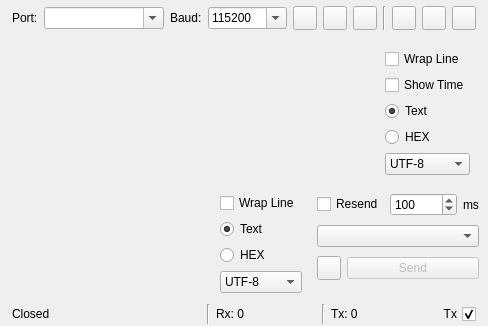
<?xml version="1.0" encoding="UTF-8"?>
<ui version="4.0">
 <class>SessionSerialPort</class>
 <widget class="QWidget" name="SessionSerialPort">
  <property name="geometry">
   <rect>
    <x>0</x>
    <y>0</y>
    <width>473</width>
    <height>292</height>
   </rect>
  </property>
  <property name="windowTitle">
   <string>Form</string>
  </property>
  <layout class="QVBoxLayout" name="verticalLayout">
   <property name="spacing">
    <number>0</number>
   </property>
   <property name="leftMargin">
    <number>0</number>
   </property>
   <property name="topMargin">
    <number>0</number>
   </property>
   <property name="rightMargin">
    <number>0</number>
   </property>
   <property name="bottomMargin">
    <number>0</number>
   </property>
   <item>
    <widget class="QWidget" name="ssp_widget_top" native="true">
     <layout class="QHBoxLayout" name="horizontalLayout">
      <property name="leftMargin">
       <number>12</number>
      </property>
      <property name="topMargin">
       <number>6</number>
      </property>
      <property name="rightMargin">
       <number>12</number>
      </property>
      <property name="bottomMargin">
       <number>6</number>
      </property>
      <item>
       <widget class="QLabel" name="label">
        <property name="text">
         <string>Port:</string>
        </property>
       </widget>
      </item>
      <item>
       <widget class="QComboBox" name="comboBox_port">
        <property name="minimumSize">
         <size>
          <width>120</width>
          <height>0</height>
         </size>
        </property>
        <property name="maximumSize">
         <size>
          <width>600</width>
          <height>16777215</height>
         </size>
        </property>
        <property name="editable">
         <bool>true</bool>
        </property>
        <item>
         <property name="text">
          <string/>
         </property>
        </item>
       </widget>
      </item>
      <item>
       <widget class="QLabel" name="label_2">
        <property name="text">
         <string>Baud:</string>
        </property>
       </widget>
      </item>
      <item>
       <widget class="QComboBox" name="comboBox_baudrate">
        <property name="editable">
         <bool>true</bool>
        </property>
        <property name="currentText">
         <string>115200</string>
        </property>
        <property name="currentIndex">
         <number>9</number>
        </property>
        <item>
         <property name="text">
          <string>1200</string>
         </property>
        </item>
        <item>
         <property name="text">
          <string>2400</string>
         </property>
        </item>
        <item>
         <property name="text">
          <string>4800</string>
         </property>
        </item>
        <item>
         <property name="text">
          <string>9600</string>
         </property>
        </item>
        <item>
         <property name="text">
          <string>14400</string>
         </property>
        </item>
        <item>
         <property name="text">
          <string>19200</string>
         </property>
        </item>
        <item>
         <property name="text">
          <string>28800</string>
         </property>
        </item>
        <item>
         <property name="text">
          <string>38400</string>
         </property>
        </item>
        <item>
         <property name="text">
          <string>57600</string>
         </property>
        </item>
        <item>
         <property name="text">
          <string>115200</string>
         </property>
        </item>
        <item>
         <property name="text">
          <string>230400</string>
         </property>
        </item>
        <item>
         <property name="text">
          <string>460800</string>
         </property>
        </item>
        <item>
         <property name="text">
          <string>921600</string>
         </property>
        </item>
        <item>
         <property name="text">
          <string>1843200</string>
         </property>
        </item>
       </widget>
      </item>
      <item>
       <widget class="QPushButton" name="pushButton_openSerialPort">
        <property name="enabled">
         <bool>true</bool>
        </property>
        <property name="minimumSize">
         <size>
          <width>24</width>
          <height>24</height>
         </size>
        </property>
        <property name="maximumSize">
         <size>
          <width>24</width>
          <height>24</height>
         </size>
        </property>
        <property name="text">
         <string/>
        </property>
        <property name="iconSize">
         <size>
          <width>24</width>
          <height>24</height>
         </size>
        </property>
        <property name="checkable">
         <bool>true</bool>
        </property>
       </widget>
      </item>
      <item>
       <widget class="QPushButton" name="pushButton_serialPortSettings">
        <property name="enabled">
         <bool>true</bool>
        </property>
        <property name="minimumSize">
         <size>
          <width>24</width>
          <height>24</height>
         </size>
        </property>
        <property name="maximumSize">
         <size>
          <width>24</width>
          <height>24</height>
         </size>
        </property>
        <property name="toolTip">
         <string>More Port Settings</string>
        </property>
        <property name="text">
         <string/>
        </property>
        <property name="iconSize">
         <size>
          <width>24</width>
          <height>24</height>
         </size>
        </property>
       </widget>
      </item>
      <item>
       <widget class="QPushButton" name="pushButton_autoOpen">
        <property name="enabled">
         <bool>true</bool>
        </property>
        <property name="minimumSize">
         <size>
          <width>24</width>
          <height>24</height>
         </size>
        </property>
        <property name="maximumSize">
         <size>
          <width>24</width>
          <height>24</height>
         </size>
        </property>
        <property name="toolTip">
         <string>Auto connect when serial port device reconnected.</string>
        </property>
        <property name="text">
         <string/>
        </property>
        <property name="iconSize">
         <size>
          <width>24</width>
          <height>24</height>
         </size>
        </property>
        <property name="checkable">
         <bool>true</bool>
        </property>
       </widget>
      </item>
      <item>
       <widget class="Line" name="line">
        <property name="orientation">
         <enum>Qt::Vertical</enum>
        </property>
       </widget>
      </item>
      <item>
       <spacer name="horizontalSpacer">
        <property name="orientation">
         <enum>Qt::Horizontal</enum>
        </property>
        <property name="sizeHint" stdset="0">
         <size>
          <width>233</width>
          <height>20</height>
         </size>
        </property>
       </spacer>
      </item>
      <item>
       <widget class="QPushButton" name="pushButton_clearSerialPortData">
        <property name="enabled">
         <bool>true</bool>
        </property>
        <property name="minimumSize">
         <size>
          <width>24</width>
          <height>24</height>
         </size>
        </property>
        <property name="maximumSize">
         <size>
          <width>24</width>
          <height>24</height>
         </size>
        </property>
        <property name="toolTip">
         <string>Clear Rx Data</string>
        </property>
        <property name="text">
         <string/>
        </property>
        <property name="iconSize">
         <size>
          <width>24</width>
          <height>24</height>
         </size>
        </property>
       </widget>
      </item>
      <item>
       <widget class="QPushButton" name="pushButton_ssp_rx_save">
        <property name="enabled">
         <bool>true</bool>
        </property>
        <property name="minimumSize">
         <size>
          <width>24</width>
          <height>24</height>
         </size>
        </property>
        <property name="maximumSize">
         <size>
          <width>24</width>
          <height>24</height>
         </size>
        </property>
        <property name="toolTip">
         <string>Save Rx Data</string>
        </property>
        <property name="text">
         <string/>
        </property>
        <property name="iconSize">
         <size>
          <width>24</width>
          <height>24</height>
         </size>
        </property>
        <property name="checkable">
         <bool>true</bool>
        </property>
       </widget>
      </item>
      <item>
       <widget class="QPushButton" name="pushButton_ssp_rx_settings">
        <property name="enabled">
         <bool>true</bool>
        </property>
        <property name="minimumSize">
         <size>
          <width>24</width>
          <height>24</height>
         </size>
        </property>
        <property name="maximumSize">
         <size>
          <width>24</width>
          <height>24</height>
         </size>
        </property>
        <property name="toolTip">
         <string>Rx Settings</string>
        </property>
        <property name="text">
         <string/>
        </property>
        <property name="iconSize">
         <size>
          <width>24</width>
          <height>24</height>
         </size>
        </property>
        <property name="checkable">
         <bool>true</bool>
        </property>
       </widget>
      </item>
     </layout>
    </widget>
   </item>
   <item>
    <widget class="QWidget" name="ssp_widget_center" native="true">
     <property name="sizePolicy">
      <sizepolicy hsizetype="Preferred" vsizetype="Expanding">
       <horstretch>0</horstretch>
       <verstretch>0</verstretch>
      </sizepolicy>
     </property>
     <layout class="QVBoxLayout" name="verticalLayout_2">
      <property name="spacing">
       <number>0</number>
      </property>
      <property name="leftMargin">
       <number>0</number>
      </property>
      <property name="topMargin">
       <number>4</number>
      </property>
      <property name="rightMargin">
       <number>0</number>
      </property>
      <property name="bottomMargin">
       <number>0</number>
      </property>
      <item>
       <widget class="QWidget" name="widget_ssp_rx" native="true">
        <property name="sizePolicy">
         <sizepolicy hsizetype="Preferred" vsizetype="Expanding">
          <horstretch>0</horstretch>
          <verstretch>2</verstretch>
         </sizepolicy>
        </property>
        <layout class="QVBoxLayout" name="verticalLayout_6">
         <property name="spacing">
          <number>0</number>
         </property>
         <property name="leftMargin">
          <number>0</number>
         </property>
         <property name="topMargin">
          <number>0</number>
         </property>
         <property name="rightMargin">
          <number>0</number>
         </property>
         <property name="bottomMargin">
          <number>0</number>
         </property>
         <item>
          <widget class="QWidget" name="widget" native="true">
           <layout class="QGridLayout" name="gridLayout">
            <property name="topMargin">
             <number>0</number>
            </property>
            <property name="bottomMargin">
             <number>0</number>
            </property>
            <item row="0" column="0">
             <widget class="RxTextEdit" name="textedit_ssp_rx" native="true">
              <property name="sizePolicy">
               <sizepolicy hsizetype="Expanding" vsizetype="Expanding">
                <horstretch>0</horstretch>
                <verstretch>0</verstretch>
               </sizepolicy>
              </property>
             </widget>
            </item>
            <item row="0" column="1">
             <widget class="QWidget" name="widget_rx_settings" native="true">
              <layout class="QVBoxLayout" name="verticalLayout_3">
               <item>
                <widget class="QCheckBox" name="checkBox_rx_warpLine">
                 <property name="text">
                  <string>Wrap Line</string>
                 </property>
                </widget>
               </item>
               <item>
                <widget class="QCheckBox" name="checkBox_rx_showTime">
                 <property name="text">
                  <string>Show Time</string>
                 </property>
                </widget>
               </item>
               <item>
                <widget class="QRadioButton" name="radioButton_rx_ascii">
                 <property name="text">
                  <string>Text</string>
                 </property>
                 <property name="checked">
                  <bool>true</bool>
                 </property>
                </widget>
               </item>
               <item>
                <widget class="QRadioButton" name="radioButton_rx_hex">
                 <property name="text">
                  <string>HEX</string>
                 </property>
                </widget>
               </item>
               <item>
                <widget class="QComboBox" name="comboBox_rxCodec">
                 <item>
                  <property name="text">
                   <string>UTF-8</string>
                  </property>
                 </item>
                 <item>
                  <property name="text">
                   <string>GB18030</string>
                  </property>
                 </item>
                </widget>
               </item>
               <item>
                <spacer name="verticalSpacer">
                 <property name="orientation">
                  <enum>Qt::Vertical</enum>
                 </property>
                 <property name="sizeHint" stdset="0">
                  <size>
                   <width>20</width>
                   <height>232</height>
                  </size>
                 </property>
                </spacer>
               </item>
              </layout>
             </widget>
            </item>
           </layout>
          </widget>
         </item>
        </layout>
       </widget>
      </item>
      <item>
       <widget class="QWidget" name="widget_ssp_tx" native="true">
        <property name="sizePolicy">
         <sizepolicy hsizetype="Preferred" vsizetype="Expanding">
          <horstretch>0</horstretch>
          <verstretch>1</verstretch>
         </sizepolicy>
        </property>
        <layout class="QVBoxLayout" name="verticalLayout_4">
         <property name="spacing">
          <number>0</number>
         </property>
         <property name="leftMargin">
          <number>0</number>
         </property>
         <property name="topMargin">
          <number>0</number>
         </property>
         <property name="rightMargin">
          <number>0</number>
         </property>
         <property name="bottomMargin">
          <number>0</number>
         </property>
         <item>
          <widget class="QWidget" name="widget_3" native="true">
           <layout class="QHBoxLayout" name="horizontalLayout_5">
            <property name="topMargin">
             <number>0</number>
            </property>
            <property name="bottomMargin">
             <number>0</number>
            </property>
            <item>
             <widget class="QWidget" name="widget_2" native="true">
              <layout class="QGridLayout" name="gridLayout_2">
               <property name="leftMargin">
                <number>0</number>
               </property>
               <property name="rightMargin">
                <number>0</number>
               </property>
               <item row="0" column="0">
                <widget class="TxTextEdit" name="textedit_ssp_tx" native="true">
                 <property name="sizePolicy">
                  <sizepolicy hsizetype="Expanding" vsizetype="Preferred">
                   <horstretch>0</horstretch>
                   <verstretch>0</verstretch>
                  </sizepolicy>
                 </property>
                </widget>
               </item>
              </layout>
             </widget>
            </item>
            <item>
             <widget class="QWidget" name="widget_tx_settings" native="true">
              <layout class="QVBoxLayout" name="verticalLayout_5">
               <item>
                <widget class="QCheckBox" name="checkBox_tx_warpLine">
                 <property name="text">
                  <string>Wrap Line</string>
                 </property>
                </widget>
               </item>
               <item>
                <widget class="QRadioButton" name="radioButton_tx_ascii">
                 <property name="text">
                  <string>Text</string>
                 </property>
                 <property name="checked">
                  <bool>true</bool>
                 </property>
                </widget>
               </item>
               <item>
                <widget class="QRadioButton" name="radioButton_tx_hex">
                 <property name="text">
                  <string>HEX</string>
                 </property>
                </widget>
               </item>
               <item>
                <widget class="QComboBox" name="comboBox_txCodec">
                 <item>
                  <property name="text">
                   <string>UTF-8</string>
                  </property>
                 </item>
                 <item>
                  <property name="text">
                   <string>GB18030</string>
                  </property>
                 </item>
                </widget>
               </item>
               <item>
                <spacer name="verticalSpacer_2">
                 <property name="orientation">
                  <enum>Qt::Vertical</enum>
                 </property>
                 <property name="sizeHint" stdset="0">
                  <size>
                   <width>20</width>
                   <height>232</height>
                  </size>
                 </property>
                </spacer>
               </item>
              </layout>
             </widget>
            </item>
            <item>
             <widget class="QWidget" name="widget_4" native="true">
              <layout class="QVBoxLayout" name="verticalLayout_7">
               <property name="spacing">
                <number>0</number>
               </property>
               <property name="leftMargin">
                <number>0</number>
               </property>
               <property name="topMargin">
                <number>0</number>
               </property>
               <property name="rightMargin">
                <number>0</number>
               </property>
               <property name="bottomMargin">
                <number>0</number>
               </property>
               <item>
                <widget class="QWidget" name="widget_5" native="true">
                 <layout class="QHBoxLayout" name="horizontalLayout_2">
                  <property name="leftMargin">
                   <number>0</number>
                  </property>
                  <property name="rightMargin">
                   <number>0</number>
                  </property>
                  <item>
                   <widget class="QCheckBox" name="checkBox_resend">
                    <property name="text">
                     <string>Resend</string>
                    </property>
                   </widget>
                  </item>
                  <item>
                   <widget class="QSpinBox" name="spinBox_resend_time">
                    <property name="minimumSize">
                     <size>
                      <width>60</width>
                      <height>0</height>
                     </size>
                    </property>
                    <property name="maximum">
                     <number>100000</number>
                    </property>
                    <property name="value">
                     <number>100</number>
                    </property>
                   </widget>
                  </item>
                  <item>
                   <widget class="QLabel" name="label_5">
                    <property name="text">
                     <string>ms</string>
                    </property>
                   </widget>
                  </item>
                 </layout>
                </widget>
               </item>
               <item>
                <widget class="QComboBox" name="comboBox_tx_history">
                 <property name="sizePolicy">
                  <sizepolicy hsizetype="Preferred" vsizetype="Preferred">
                   <horstretch>0</horstretch>
                   <verstretch>0</verstretch>
                  </sizepolicy>
                 </property>
                </widget>
               </item>
               <item>
                <widget class="QWidget" name="widget_6" native="true">
                 <layout class="QHBoxLayout" name="horizontalLayout_7">
                  <property name="leftMargin">
                   <number>0</number>
                  </property>
                  <property name="rightMargin">
                   <number>0</number>
                  </property>
                  <property name="bottomMargin">
                   <number>0</number>
                  </property>
                  <item>
                   <widget class="QPushButton" name="pushButton_ssp_tx_settings">
                    <property name="enabled">
                     <bool>true</bool>
                    </property>
                    <property name="minimumSize">
                     <size>
                      <width>24</width>
                      <height>24</height>
                     </size>
                    </property>
                    <property name="maximumSize">
                     <size>
                      <width>24</width>
                      <height>24</height>
                     </size>
                    </property>
                    <property name="toolTip">
                     <string>Tx Settings</string>
                    </property>
                    <property name="text">
                     <string/>
                    </property>
                    <property name="iconSize">
                     <size>
                      <width>24</width>
                      <height>24</height>
                     </size>
                    </property>
                    <property name="checkable">
                     <bool>true</bool>
                    </property>
                   </widget>
                  </item>
                  <item>
                   <widget class="QPushButton" name="pushButton_send">
                    <property name="enabled">
                     <bool>false</bool>
                    </property>
                    <property name="text">
                     <string>Send</string>
                    </property>
                   </widget>
                  </item>
                 </layout>
                </widget>
               </item>
               <item>
                <spacer name="verticalSpacer_3">
                 <property name="orientation">
                  <enum>Qt::Vertical</enum>
                 </property>
                 <property name="sizeHint" stdset="0">
                  <size>
                   <width>20</width>
                   <height>40</height>
                  </size>
                 </property>
                </spacer>
               </item>
              </layout>
             </widget>
            </item>
           </layout>
          </widget>
         </item>
        </layout>
       </widget>
      </item>
     </layout>
    </widget>
   </item>
   <item>
    <widget class="QWidget" name="ssp_widget_bottom" native="true">
     <layout class="QHBoxLayout" name="horizontalLayout_4">
      <property name="leftMargin">
       <number>12</number>
      </property>
      <property name="topMargin">
       <number>2</number>
      </property>
      <property name="rightMargin">
       <number>12</number>
      </property>
      <property name="bottomMargin">
       <number>2</number>
      </property>
      <item>
       <widget class="QLabel" name="label_serialport_state">
        <property name="sizePolicy">
         <sizepolicy hsizetype="Expanding" vsizetype="Preferred">
          <horstretch>0</horstretch>
          <verstretch>0</verstretch>
         </sizepolicy>
        </property>
        <property name="minimumSize">
         <size>
          <width>100</width>
          <height>0</height>
         </size>
        </property>
        <property name="text">
         <string>Closed</string>
        </property>
       </widget>
      </item>
      <item>
       <widget class="Line" name="line_2">
        <property name="orientation">
         <enum>Qt::Vertical</enum>
        </property>
       </widget>
      </item>
      <item>
       <widget class="QLabel" name="label_rx_cnt">
        <property name="minimumSize">
         <size>
          <width>100</width>
          <height>0</height>
         </size>
        </property>
        <property name="text">
         <string>Rx: 0</string>
        </property>
       </widget>
      </item>
      <item>
       <widget class="Line" name="line_3">
        <property name="orientation">
         <enum>Qt::Vertical</enum>
        </property>
       </widget>
      </item>
      <item>
       <widget class="QLabel" name="label_tx_cnt">
        <property name="minimumSize">
         <size>
          <width>100</width>
          <height>0</height>
         </size>
        </property>
        <property name="text">
         <string>Tx: 0</string>
        </property>
       </widget>
      </item>
      <item>
       <widget class="QCheckBox" name="checkBox_tx_visible">
        <property name="layoutDirection">
         <enum>Qt::RightToLeft</enum>
        </property>
        <property name="text">
         <string>Tx</string>
        </property>
        <property name="checked">
         <bool>true</bool>
        </property>
       </widget>
      </item>
     </layout>
    </widget>
   </item>
  </layout>
 </widget>
 <customwidgets>
  <customwidget>
   <class>RxTextEdit</class>
   <extends>QWidget</extends>
   <header location="global">RxTextEdit.h</header>
   <container>1</container>
  </customwidget>
  <customwidget>
   <class>TxTextEdit</class>
   <extends>QWidget</extends>
   <header location="global">TxTextEdit.h</header>
   <container>1</container>
  </customwidget>
 </customwidgets>
 <resources/>
 <connections/>
</ui>
